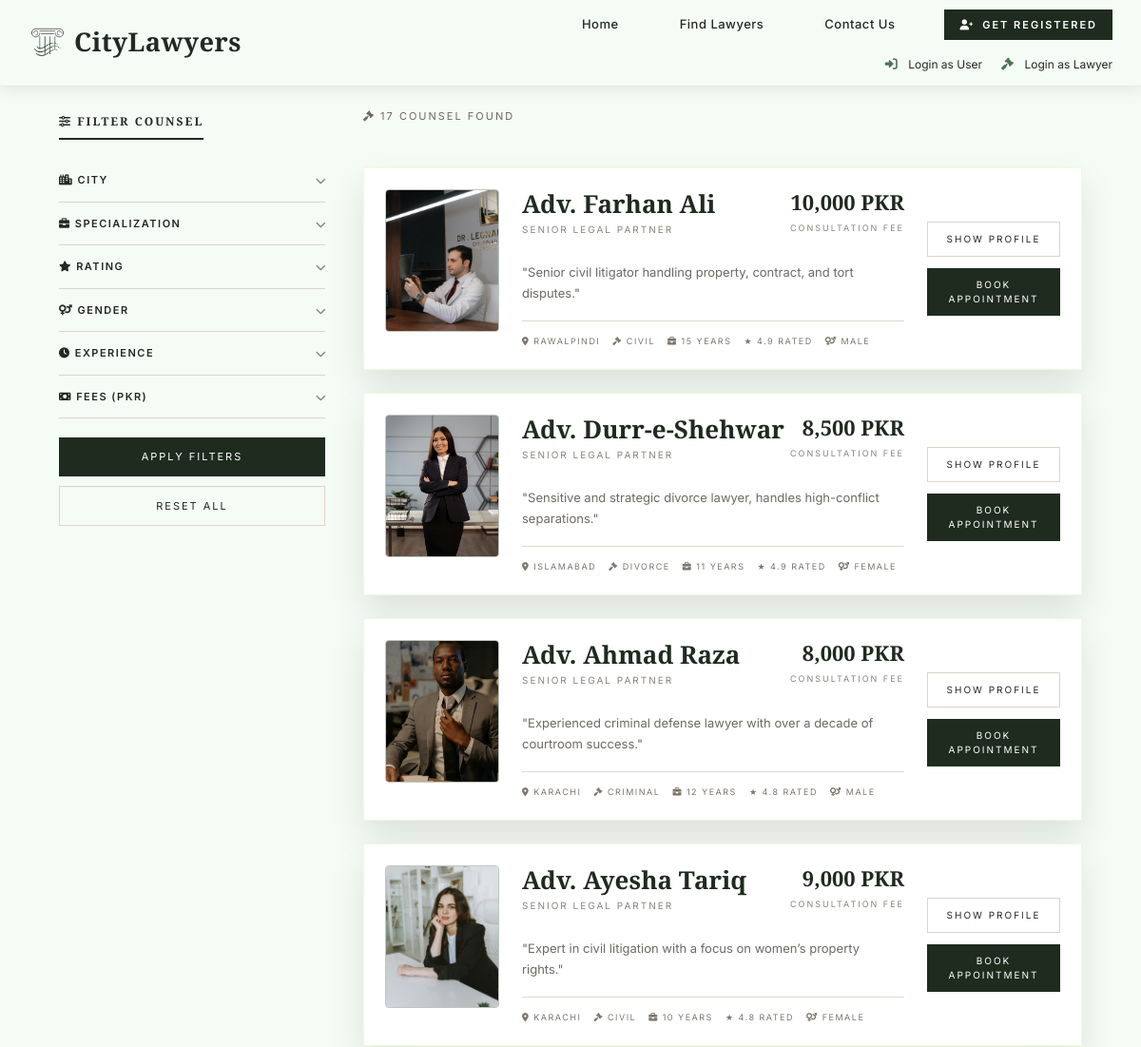
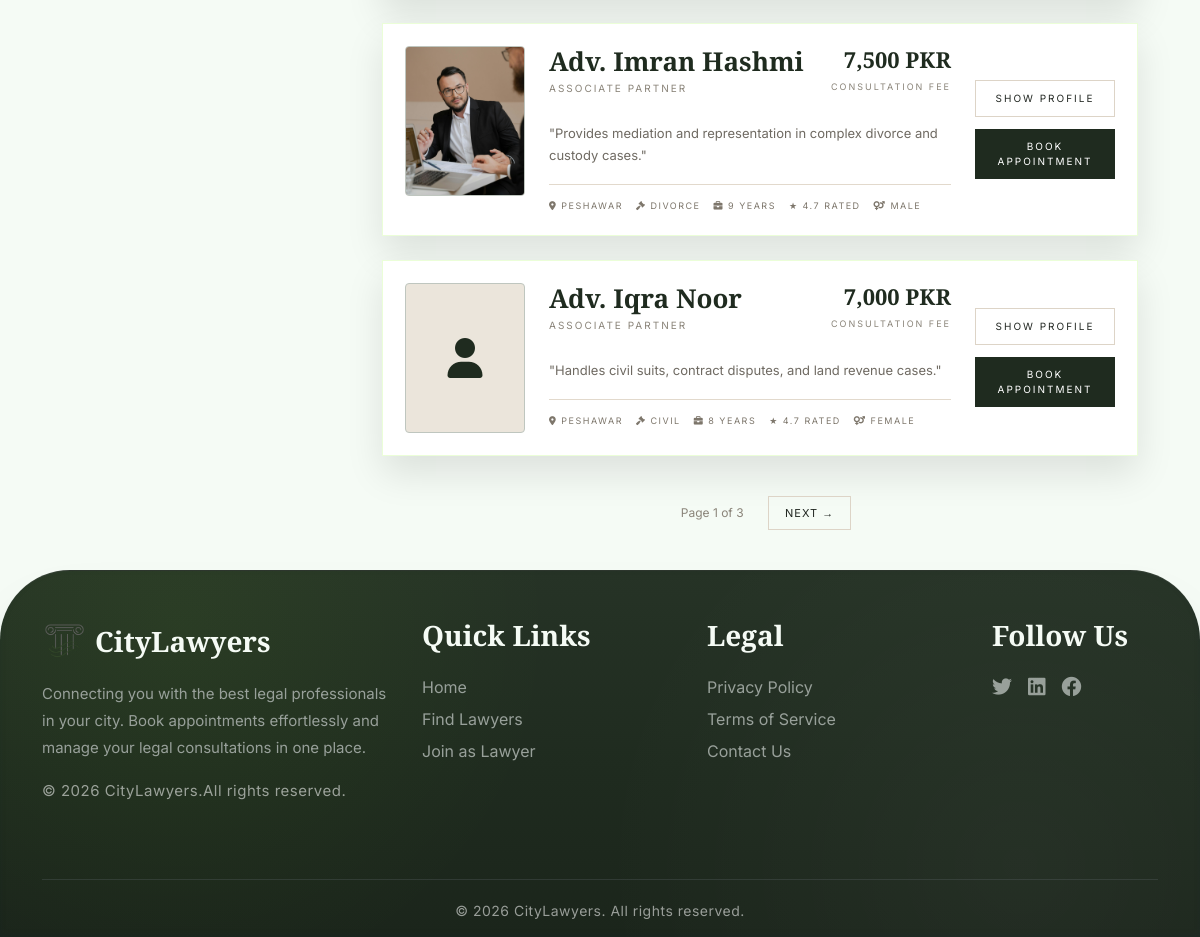
The page /customer/search.php on the database its author committed (2 pictures, top to bottom).
### tables this page shows
CREATE TABLE `lawyers` (
  `id` int(11) NOT NULL,
  `name` varchar(100) NOT NULL,
  `email` varchar(100) NOT NULL,
  `password` varchar(255) NOT NULL,
  `phone` varchar(20) DEFAULT NULL,
  `address` text DEFAULT NULL,
  `city` varchar(50) DEFAULT NULL,
  `specialization` varchar(50) DEFAULT NULL,
  `gender` enum('male','female','other') DEFAULT 'male',
  `experience` int(3) DEFAULT NULL,
  `fees` decimal(10,2) DEFAULT NULL,
  `profile_pic` varchar(255) DEFAULT NULL,
  `bio` text DEFAULT NULL,
  `avg_rating` decimal(2,1) DEFAULT 0.0,
  `status` enum('pending','approved','rejected') DEFAULT 'pending',
  `created_at` timestamp NOT NULL DEFAULT current_timestamp(),
  `is_featured` tinyint(1) DEFAULT 0,
  `core_specialization` text DEFAULT NULL,
  `academic_credentials` text DEFAULT NULL
);

### customer/search.php (the view, shortened to what this page needs)
<?php
require_once '../includes/config.php';
$where = "status = 'approved'";
$page = isset($_GET['page']) ? (int)$_GET['page'] : 1;
$limit = 6;
$offset = ($page - 1) * $limit;
$countSql = "SELECT COUNT(*) as total FROM lawyers WHERE $where";
$countStmt = $conn->prepare($countSql);
$countStmt->execute();
$total_rows = $countStmt->fetch(PDO::FETCH_ASSOC)['total'];
$total_pages = ceil($total_rows / $limit);
$sql = "SELECT * FROM lawyers WHERE $where ORDER BY avg_rating DESC LIMIT $limit OFFSET $offset";
$stmt = $conn->prepare($sql);
$stmt->execute();
$lawyers = $stmt->fetchAll(PDO::FETCH_ASSOC);
include '../includes/header.php';
?>
<link rel="stylesheet" href="<?php echo BASE_URL; ?>assets/css/search.css">
<div class="search-container">
    <div class="search-sidebar">
        <div class="filter-card">
            <div class="card-header">
                <h5><i class="fas fa-sliders-h"></i> Filter Counsel</h5>
            </div>
            <div class="card-body">
                <form method="GET" action="" id="filterForm">
                    <div class="filter-section">
                        <div class="filter-header" data-filter="city">
                            <strong><i class="fas fa-city"></i> City</strong>
                            <i class="fas fa-chevron-down arrow"></i>
                        </div>
                    </div>
                    <div class="filter-section">
                        <div class="filter-header" data-filter="spec">
                            <strong><i class="fas fa-briefcase"></i> Specialization</strong>
                            <i class="fas fa-chevron-down arrow"></i>
                        </div>
                    </div>
                    <div class="filter-section">
                        <div class="filter-header" data-filter="rating">
                            <strong><i class="fas fa-star"></i> Rating</strong>
                            <i class="fas fa-chevron-down arrow"></i>
                        </div>
                    </div>
                    <div class="filter-section">
                        <div class="filter-header" data-filter="gender">
                            <strong><i class="fas fa-venus-mars"></i> Gender</strong>
                            <i class="fas fa-chevron-down arrow"></i>
                        </div>
                    </div>
                    <div class="filter-section">
                        <div class="filter-header" data-filter="exp">
                            <strong><i class="fas fa-clock"></i> Experience</strong>
                            <i class="fas fa-chevron-down arrow"></i>
                        </div>
                    </div>
                    <div class="filter-section">
                        <div class="filter-header" data-filter="fees">
                            <strong><i class="fas fa-money-bill"></i> Fees (PKR)</strong>
                            <i class="fas fa-chevron-down arrow"></i>
                        </div>
                    </div>
                    <div class="sidenav-btn">
                        <button type="submit" class="filter-btn">Apply Filters</button>
                        <a href="search.php" class="reset-btn">Reset All</a>
                    </div>
                </form>
            </div>
        </div>
    </div>
    <div class="search-results">
        <div class="results-header">
            <div class="results-count">
                <i class="fas fa-gavel"></i> <?php echo $total_rows; ?> Counsel Found
            </div>
        </div>
        <?php if (count($lawyers) > 0): ?>
            <?php foreach ($lawyers as $row): ?>
                <div class="lawyer-card">
                    <div class="lawyer-card-inner">
                        <div>
                            <div class="lawyer-img-wrapper">
                                <?php if (!empty($row['profile_pic']) && file_exists("../uploads/lawyers/" . $row['profile_pic'])): ?>
                                    <img src="<?php echo BASE_URL; ?>uploads/lawyers/<?php echo $row['profile_pic']; ?>" class="lawyer-img">
                                <?php else: ?>
                                    <div class="lawyer-img-placeholder">
                                        <i class="fas fa-user"></i>
                                    </div>
                                <?php endif; ?>
                            </div>
                        </div>
                        <div class="lawyer-content">
                            <div class="lawyer-top">
                                <div>
                                    <h3 class="lawyer-name"><?php echo htmlspecialchars($row['name']); ?></h3>
                                    <p class="lawyer-role">
                                        <?php
                                        if ($row['experience'] >= 10) {
                                            echo "SENIOR LEGAL PARTNER";
                                        } elseif ($row['experience'] >= 5) {
                                            echo "ASSOCIATE PARTNER";
                                        } else {
                                            echo "LEGAL CONSULTANT";
                                        }
                                        ?>
                                    </p>
                                </div>
                                <div class="lawyer-fee">
                                    <h5><?php echo number_format($row['fees']); ?> PKR</h5>
                                    <span>Consultation Fee</span>
                                </div>
                            </div>
                            <p class="lawyer-bio">
                                "<?php echo $row['bio'] ? htmlspecialchars(substr($row['bio'], 0, 140)) : 'Experienced legal professional dedicated to providing trusted legal counsel.'; ?>"
                            </p>
                            <div class="lawyer-meta">
                                <span><i class="fas fa-location-dot"></i> <?php echo htmlspecialchars($row['city']); ?></span>
                                <span><i class="fas fa-gavel"></i> <?php echo htmlspecialchars($row['specialization']); ?></span>
                                <span><i class="fas fa-briefcase"></i> <?php echo $row['experience']; ?> Years</span>
                                <span>★ <?php echo $row['avg_rating'] ?: 'New'; ?> Rated</span>
                                <span><i class="fas fa-venus-mars"></i> <?php echo ucfirst($row['gender']); ?></span>
                            </div>
                        </div>
                        <div class="lawyer-actions">
                            <a href="lawyer-profile.php?id=<?php echo $row['id']; ?>" class="details-btn">Show Profile</a>
                            <a href="book-appointment.php?id=<?php echo $row['id']; ?>" class="book-btn">Book appointment</a>
                        </div>
                    </div>
                </div>
            <?php endforeach; ?>
            <?php if ($total_pages > 1): ?>
            <div class="pagination-wrap">
                <span class="mx-3" style="font-size: 12px; color: #8a8479;">Page <?php echo $page; ?> of <?php echo $total_pages; ?></span>
                <?php if ($page < $total_pages): ?>
                    <a href="?page=<?php echo $page+1; ?>&<?php echo http_build_query(array_diff_key($_GET, ['page' => 0])); ?>" class="page-link">Next →</a>
                <?php endif; ?>
            </div>
            <?php endif; ?>
        <?php else: ?>
            <p class="text-muted text-center" style="padding: 60px 0;">No lawyers found matching your criteria.</p>
        <?php endif; ?>
    </div>
</div>
<?php include '../includes/footer.php'; ?>

### assets/css/global.css (style rules this page uses)
:root { --primary-color: #1F2B1F; --accent-color: #2F5D3A; --sidebar-light: #445544; --secondary-color: #F5FBF5; --surface-color: #FFFFFF; --surface-alt: #F7F8F6; --charcoal-black: #171C17; --charcoal-light: #232A23; --text-dark: #232823; --text-gray: rgba(255,255,255,.75); --text-muted: #98A09A; --text-white: #FFFFFF; --muted-white: #E9ECE8; --icon-gray: #BFC6BF; --border-color: #E1E6E1; --border-light: #EFF2EF; --border-soft: 1px solid rgba(142,247,43,.18); --card-radius: 14px; --white: #FFFFFF; --success: #2F7D32; --warning: #9A6A14; --danger: #B23B3B; --info: #2E5C86; --status-pending-bg: #F7ECD1; --status-pending-text: #8C650F; --status-approved-bg: #DDECDC; --status-approved-text: #2F6A33; --status-rejected-bg: #F3DEDE; --status-rejected-text: #9A3737; --status-confirmed-bg: #DDECDC; --status-confirmed-text: #2F6A33; --status-completed-bg: #DFE9F5; --status-completed-text: #2E5C86; --status-cancelled-bg: #F3DEDE; --status-cancelled-text: #9A3737; --btn-primary-bg: var(--primary-color); --btn-primary-hover: #172117; --btn-accent-bg: var(--accent-color); --btn-accent-hover: #23482D; --btn-approve-bg: #2F7D32; --btn-reject-bg: #B23B3B; --btn-delete-bg: #232823; --btn-delete-text: #E1E6E1; --btn-text: #FFFFFF; --shadow-sm: 0 8px 20px rgba(0,0,0,.05); --shadow-md: 0 18px 35px rgba(0,0,0,.10); --shadow-lg: rgba(50,50,93,.18) 0 30px 60px -20px, rgba(0,0,0,.14) 0 18px 35px -18px, rgba(10,37,64,.10) 0 -2px 6px inset; --shadow-hover: 0 45px 80px rgba(0,0,0,.22), 0 18px 40px rgba(0,0,0,.12), 0 30px 55px rgba(0,0,0,.14); --shadow-green-strong: 0 20px 60px rgba(47, 93, 58, 0.30), 0 10px 30px rgba(31, 43, 31, 0.12), 0 0 80px rgba(47, 93, 58, 0.08); --transition-fast: .25s ease; --transition: .4s ease; --transition-slow: .55s cubic-bezier(.2,.8,.2,1); --gradient-overlay: radial-gradient( circle at center, rgba(38, 85, 38, 0) 0%, rgba(18,30,18,.70) 45%, rgba(6,8,6,.92) 100% ); --sidebar-gradient: linear-gradient( 180deg, var(--charcoal-black) 0%, #263326 35%, var(--primary-color) 75%, #314931 100% ); }
* { margin: 0; padding: 0; box-sizing: border-box; }
html { scroll-behavior: smooth; }
body { font-family: 'Inter', sans-serif; background: var(--secondary-color); color: var(--text-dark); overflow-x: hidden; padding-top: 74px; }
h1, h2, h3, h4, h5, h6 { font-family: 'Cormorant Garamond', serif; font-weight: 600; }
a { text-decoration: none; }
img { max-width: 100%; display: block; }
.mx-3 { margin-left: 1rem; margin-right: 1rem; }

### rows shown on the page
lawyers: profile_pic (picture), name "Adv. Farhan Ali", shows "SENIOR LEGAL PARTNER", fees "10,000", bio "Senior civil litigator handling property, contract, and tort disputes.", city "RAWALPINDI", specialization "CIVIL", experience "15", avg_rating "4.9", gender "MALE"
lawyers: profile_pic (picture), name "Adv. Durr-e-Shehwar", shows "SENIOR LEGAL PARTNER", fees "8,500", bio "Sensitive and strategic divorce lawyer, handles high-conflict separations.", city "ISLAMABAD", specialization "DIVORCE", experience "11", avg_rating "4.9", gender "FEMALE"
lawyers: profile_pic (picture), name "Adv. Ahmad Raza", shows "SENIOR LEGAL PARTNER", fees "8,000", bio "Experienced criminal defense lawyer with over a decade of courtroom success.", city "KARACHI", specialization "CRIMINAL", experience "12", avg_rating "4.8", gender "MALE"
lawyers: profile_pic (picture), name "Adv. Ayesha Tariq", shows "SENIOR LEGAL PARTNER", fees "9,000", bio "Expert in civil litigation with a focus on women’s property rights.", city "KARACHI", specialization "CIVIL", experience "10", avg_rating "4.8", gender "FEMALE"
lawyers: profile_pic (picture), name "Adv. Imran Hashmi", shows "ASSOCIATE PARTNER", fees "7,500", bio "Provides mediation and representation in complex divorce and custody cases.", city "PESHAWAR", specialization "DIVORCE", experience "9", avg_rating "4.7", gender "MALE"
lawyers: name "Adv. Iqra Noor", shows "ASSOCIATE PARTNER", fees "7,000", bio "Handles civil suits, contract disputes, and land revenue cases.", city "PESHAWAR", specialization "CIVIL", experience "8", avg_rating "4.7", gender "FEMALE"

### other values the page prints
SITE_NAME "CityLawyers"
$total_rows "17"
$page "1"
$total_pages "3"
